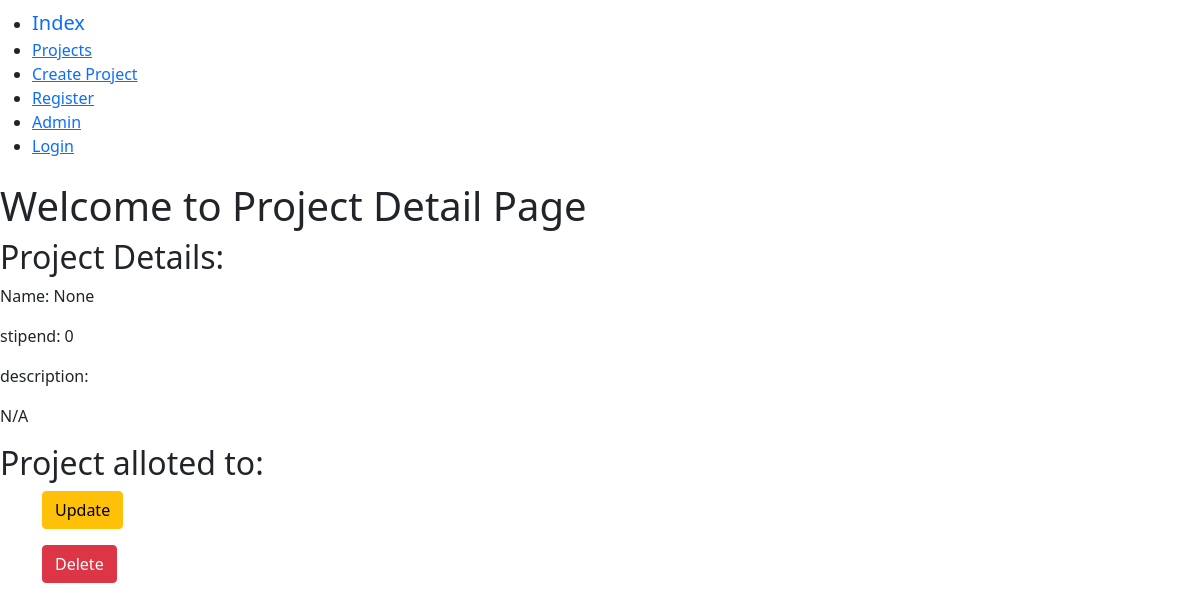
Screenshot of /jobfair_app/project_list/3/ with the database file from the repository.
### jobfair_app/models.py (models this page shows, shortened)
class Project(models.Model):
    name = models.CharField(max_length = 256)
    description = models.TextField(
        default = ' ',
        max_length=500,
    )
    stipend = models.IntegerField(
        default = 0,
     )
    upvote = models.IntegerField(
        default = 0,
    )
    downvote = models.IntegerField(
        default = 0,
    )
    skills = models.TextField(
    default = '',
    max_length = 500
    )

### jobfair_app/views.py (the view)
# urls.py: path('project_list/<pk>/',views.ProjectDetailView.as_view(), name = 'project_detail'),
class ProjectDetailView(DetailView):
    model = models.Project
    template_name = 'project_detail.html'
    context_object_name = 'project_detail'

### jobfair_app/templates/project_detail.html (shortened to what this page needs)
{% extends "base.html" %}
{% block body_block %}
  <div class="jumbotron">
    <h1>Welcome to Project Detail Page</h1>
    <h2>Project Details:</h2>
    <p>Name: {{project_detail.name}}</p>
    <p>stipend: {{project_detail.stipend}}</p>
    <p>description:</p>
    <p>{{project_detail.description}}</p>
    <h2>Project alloted to:</h2>
    <div class="container">
      <p> <a class = 'btn btn-warning' href="{% url 'jobfair_app:project_update' pk=project_detail.pk %}"> Update</a> </p>
    </div>
    <div class="container">
      <p> <a class = 'btn btn-danger' href="{% url 'jobfair_app:project_delete' pk=project_detail.pk %}"> Delete</a> </p>
    </div>
  </div>
{% endblock %}

### rows the page displays
Project: name "None", stipend "0", description "N/A"
